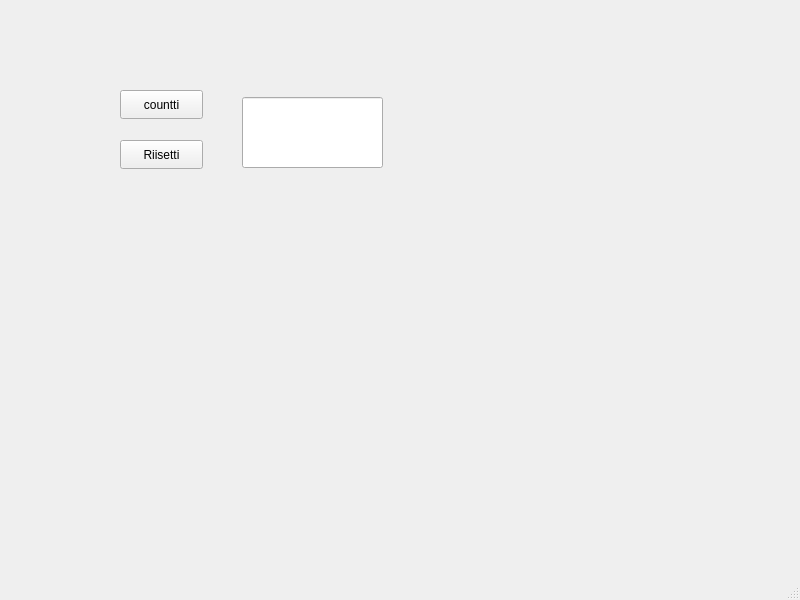
<?xml version="1.0" encoding="UTF-8"?>
<ui version="4.0">
 <class>MainWindow</class>
 <widget class="QMainWindow" name="MainWindow">
  <property name="geometry">
   <rect>
    <x>0</x>
    <y>0</y>
    <width>800</width>
    <height>600</height>
   </rect>
  </property>
  <property name="windowTitle">
   <string>MainWindow</string>
  </property>
  <widget class="QWidget" name="centralwidget">
   <widget class="QPushButton" name="countti">
    <property name="geometry">
     <rect>
      <x>120</x>
      <y>90</y>
      <width>83</width>
      <height>29</height>
     </rect>
    </property>
    <property name="text">
     <string>countti</string>
    </property>
   </widget>
   <widget class="QPushButton" name="Riisetti">
    <property name="geometry">
     <rect>
      <x>120</x>
      <y>140</y>
      <width>83</width>
      <height>29</height>
     </rect>
    </property>
    <property name="text">
     <string>Riisetti</string>
    </property>
   </widget>
   <widget class="QLineEdit" name="lineEdit">
    <property name="geometry">
     <rect>
      <x>242</x>
      <y>97</y>
      <width>141</width>
      <height>71</height>
     </rect>
    </property>
   </widget>
  </widget>
  <widget class="QMenuBar" name="menubar">
   <property name="geometry">
    <rect>
     <x>0</x>
     <y>0</y>
     <width>800</width>
     <height>25</height>
    </rect>
   </property>
  </widget>
  <widget class="QStatusBar" name="statusbar"/>
 </widget>
 <resources/>
 <connections/>
</ui>
